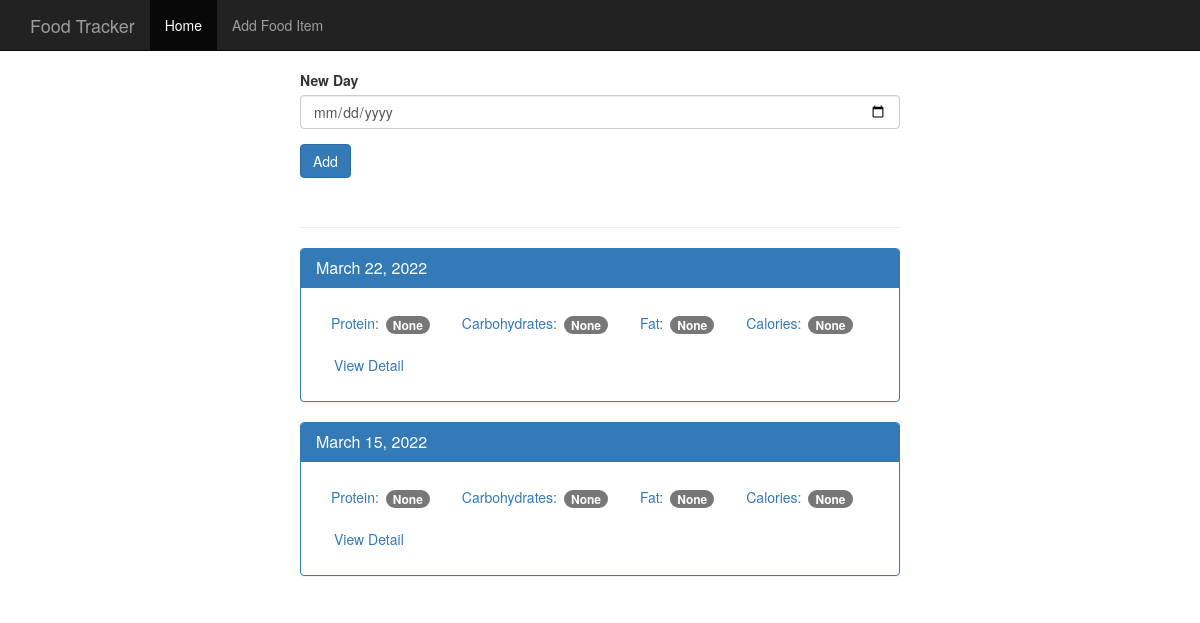
The app's page /, older data.
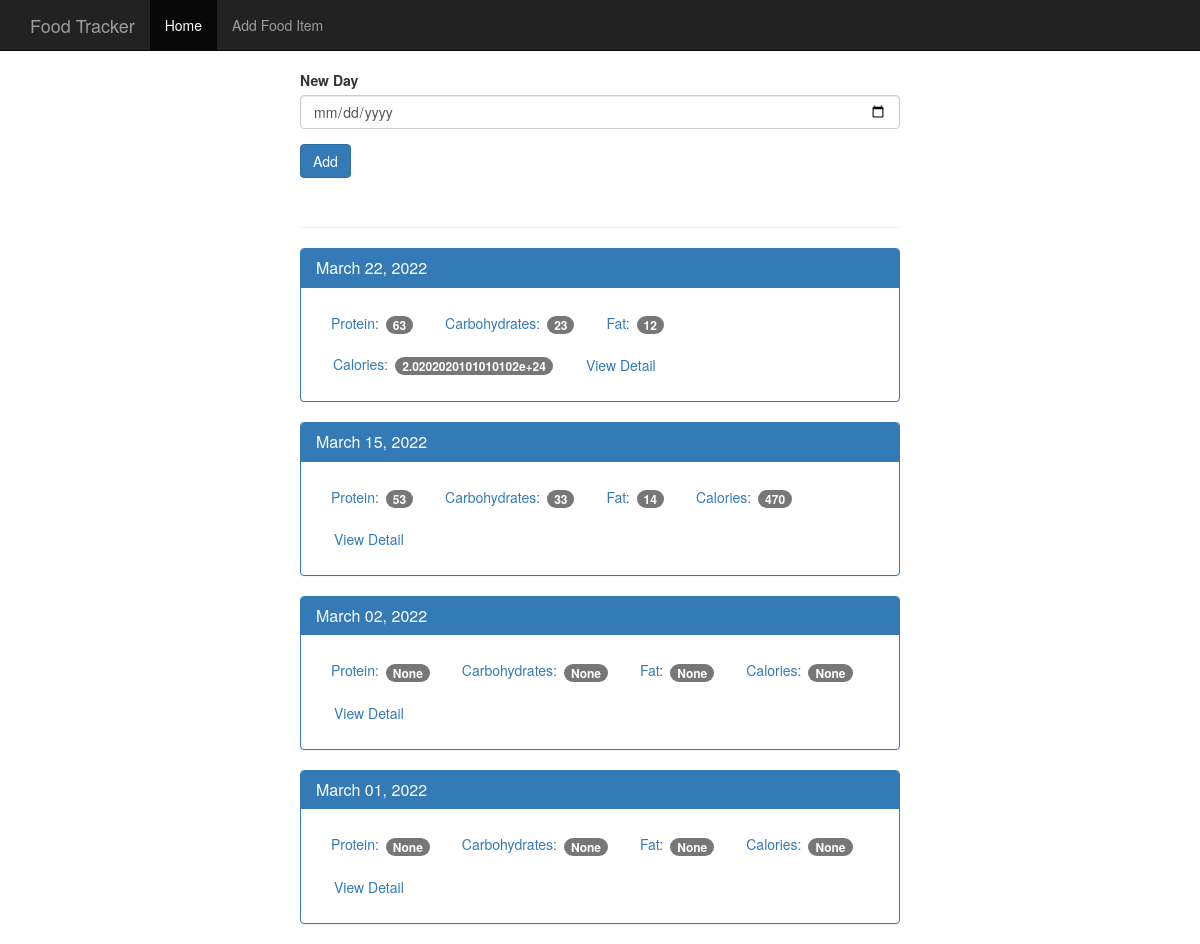
The same page, newer data.
### tables this page shows
CREATE TABLE log_date(
    id integer primary key autoincrement,
    entry_date date not null
);

### app.py (the view)
@app.route('/', methods=['POST', 'GET'])
def index():
    db = get_db()
    if request.method == 'POST':
        date = request.form['date']  # assuming the date is in YYYY-MM-DD format
        dt = datetime.strptime(date, '%Y-%m-%d')
        database_date = datetime.strftime(dt, '%Y%m%d')
        db.execute('insert into log_date (entry_date) values (?)', [database_date])
        db.commit()
    cur = db.execute('select log_date.entry_date, sum(food.protein) as protein, '
                     'sum(food.carbohydrates) as carbohydrates, sum(food.fat) as fat, sum(food.calories) as calories '
                     'from log_date '
                     'left join food_date on food_date.log_date_id = log_date.id '
                     'left join food on food.id = food_date.food_id '
                     'group by log_date.id order by log_date.entry_date desc')
    results = cur.fetchall()
    date_results = []
    for i in results:
        single_date = {}
        single_date['entry_date'] = i['entry_date']
        single_date['protein'] = i['protein']
        single_date['carbohydrates'] = i['carbohydrates']
        single_date['fat'] = i['fat']
        single_date['calories'] = i['calories']
        d = datetime.strptime(str(i['entry_date']), '%Y%m%d')
        single_date['pretty_date'] = datetime.strftime(d, '%B %d, %Y')
        date_results.append(single_date)
    return render_template('home.html', results=date_results)

### database.py (called while the page is built)
def connect_db():
    sql = sqlite3.connect('food_log.db')  # database root
    sql.row_factory = sqlite3.Row
    return sql

def get_db():
    if not hasattr(g, 'sqlite3'):
        g.sqlite_db = connect_db()
    return g.sqlite_db

### templates/home.html
{% extends "base.html" %}
{% block body %}
<nav class="navbar navbar-inverse navbar-fixed-top">
      <div class="container">
        <div class="navbar-header">
          <a class="navbar-brand" href="{{ url_for('index') }}">Food Tracker</a>
        </div>
        <div id="navbar" class="navbar-collapse collapse">
          <ul class="nav navbar-nav">
            <li class="active"><a href="{{ url_for('index') }}">Home</a></li>
            <li><a href="{{ url_for('food') }}">Add Food Item</a></li>
          </ul>
        </div>
      </div>
    </nav>
    <div class="container theme-showcase col-sm-6 col-sm-offset-3" role="main">
      <div class="row">
        <div>
          <form method="POST" action="/">
            <div class="form-group">
              <label for="new-day">New Day</label>
              <input type="date" class="form-control" id="new-day" name="date">
            </div>
            <button type="submit" class="btn btn-primary">Add</button>
          </form>
          <div class="page-header"></div>
          {% for r in results %}
          <div class="panel panel-primary">
            <div class="panel-heading">
              <h3 class="panel-title">{{r.pretty_date}}</h3>
            </div>
            <div class="panel-body">
              <ul class="nav nav-pills" role="tablist">
                <li><a>Protein: <span class="badge">{{r.protein}}</span></a></li>
                <li><a>Carbohydrates: <span class="badge">{{r.carbohydrates}}</span></a></li>
                <li><a>Fat: <span class="badge">{{r.fat}}</span></a></li>
                <li><a>Calories: <span class="badge">{{r.calories}}</span></a></li>
                <li><a href="{{ url_for('view', date=r.entry_date) }}" type="button" class="btn btn-link">View Detail</a></li>
              </ul>
            </div>
          </div>
          {% endfor %}
        </div>
      </div>
    </div>
{% endblock %}

Row changes from the older to the newer data that the page shows:
computed for log_date (number 1 of 4 on the later page): protein "None" → "63"; carbohydrates "None" → "23"; fat "None" → "12"; calories "None" → "2.0202020101010102e+24"
computed for log_date (number 2 of 4 on the later page): protein "None" → "53"; carbohydrates "None" → "33"; fat "None" → "14"; calories "None" → "470"
added log_date: pretty_date "March 02, 2022", protein "None", carbohydrates "None", fat "None", calories "None"
added log_date: pretty_date "March 01, 2022", protein "None", carbohydrates "None", fat "None", calories "None"
